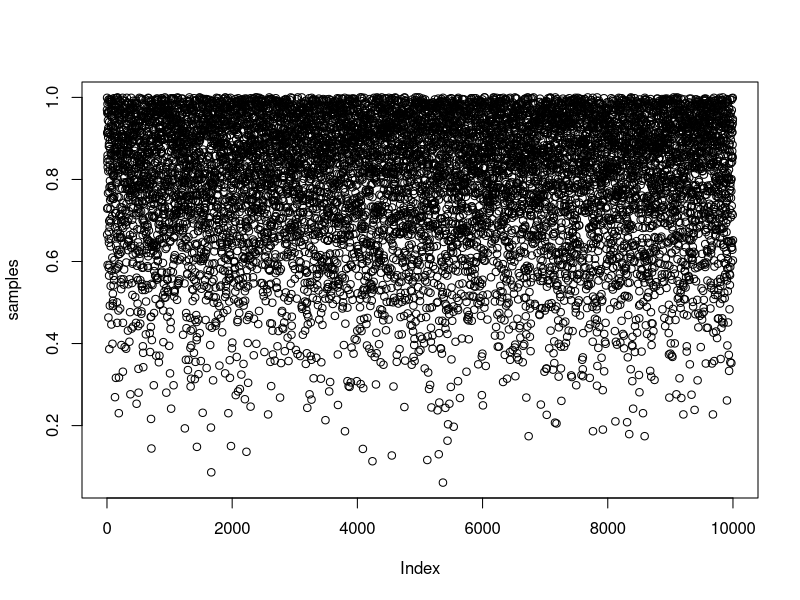

Generate this figure with R: (Note: this script raises an error after producing the figure.)

setwd("~/Desktop/Statistics Book/Statistical_Rethinking/Chapter_3")

rm(list = ls())

# use grid approximation to generate data
p_grid <- seq (from = 0, to = 1, length.out = 1000)

# Assume prior distribution is normal
prior <- rep(1,1000)

# Likelihood of each event occurring
likelihood <- dbinom (3, size = 3, prob = p_grid )

# Calculate posterior based on the prob_data and prior data
posterior <- likelihood * prior

posterior <- posterior / sum(posterior)

# Generate Samples from posterior distribution

samples <- sample(p_grid, prob = posterior, size = 1e4, replace = TRUE)

plot(samples)
dens(samples)

PI(samples, prob = 0.5)

HPDI(samples, prob = 0.5)